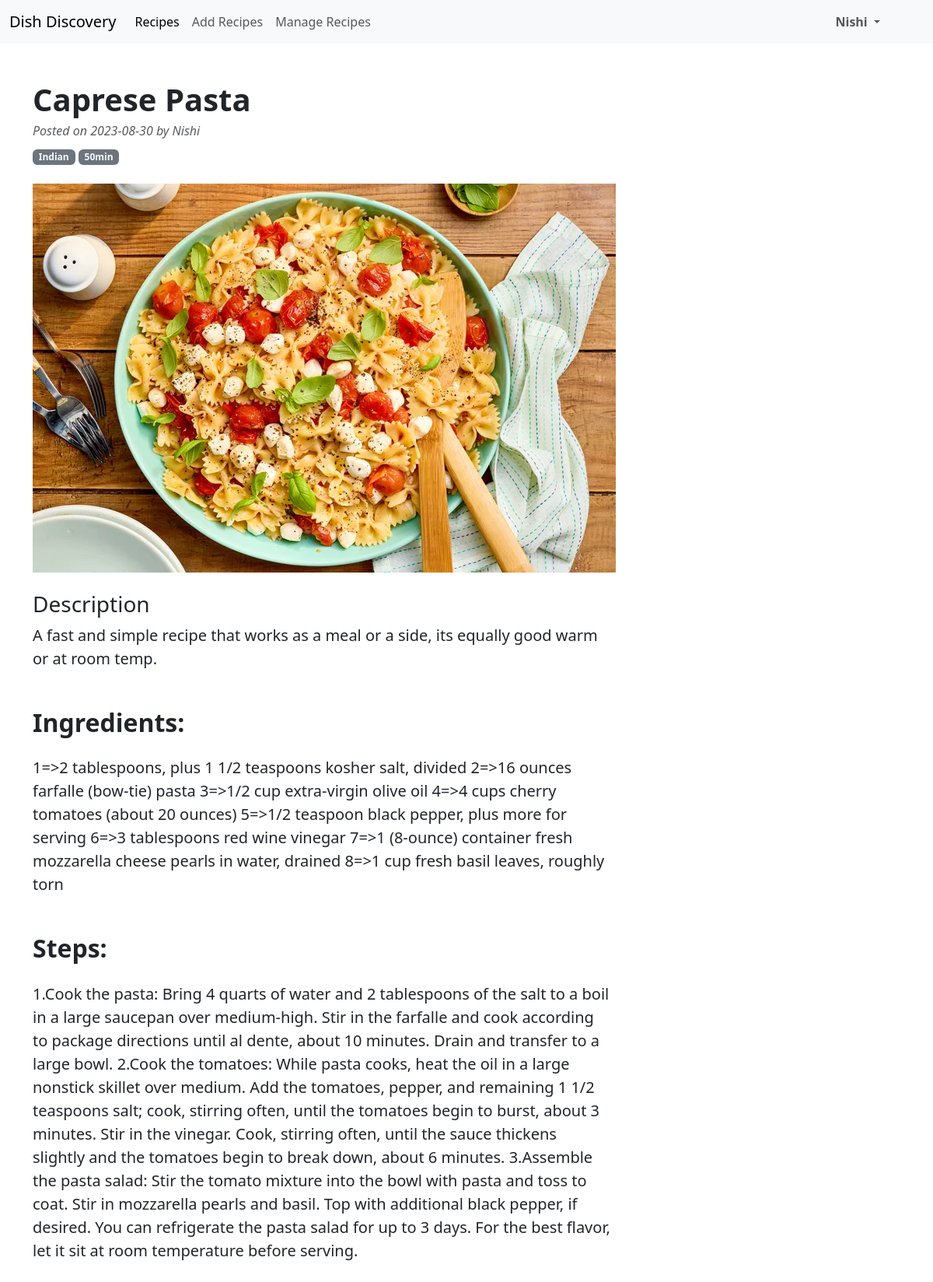
Page /chef_world/chef_recipe_details.php?recipeid=r1 (signed in) on the committed database.
### tables this page shows
CREATE TABLE `chef_table` (
  `chefid` varchar(30) NOT NULL,
  `fname` varchar(30) DEFAULT NULL,
  `lname` varchar(30) DEFAULT NULL,
  `email` varchar(30) DEFAULT NULL,
  `mobileno` varchar(30) DEFAULT NULL,
  `pic` varchar(100) DEFAULT NULL,
  `cuisinetype` varchar(40) DEFAULT NULL,
  `gender` varchar(30) DEFAULT NULL,
  `pass` varchar(30) DEFAULT NULL
);

CREATE TABLE `recipe_table` (
  `recipeid` varchar(30) NOT NULL,
  `chefid` varchar(30) DEFAULT NULL,
  `recipename` varchar(100) DEFAULT NULL,
  `preparationtime` varchar(50) DEFAULT NULL,
  `postdate` date DEFAULT NULL,
  `pic` varchar(50) DEFAULT NULL,
  `cuisinetype` varchar(40) DEFAULT NULL,
  `description` longtext DEFAULT NULL,
  `ingredients` longtext DEFAULT NULL,
  `steps` longtext DEFAULT NULL,
  `status` int(11) DEFAULT 0
);

### chef_world/chef_recipe_details.php (the view, shortened to what this page needs)
<!DOCTYPE html>
<html lang="en">
<head>
    <link href="https://cdn.jsdelivr.net/npm/bootstrap@5.3.1/dist/css/bootstrap.min.css" rel="stylesheet"
>
</head>
<body>
    <nav class="navbar navbar-expand-lg bg-light">
        <div class="container-fluid">
            <a class="navbar-brand" href="chef_home.php">Dish Discovery</a>
            <div class="collapse navbar-collapse" id="navbarSupportedContent">
                <ul class="navbar-nav me-auto mb-2 mb-lg-0">
                    <li class="nav-item">
                        <a class="nav-link active" aria-current="page" href="chef_home.php">Recipes</a>
                    </li>
                    <li class="nav-item">
                        <a class="nav-link" href="add_recipes.php">Add Recipes</a>
                    </li>
                    <li class="nav-item">
                        <a class="nav-link" href="manage-recipes.php">Manage Recipes</a>
                    </li>
                </ul>
                <div class="d-flex" role="search">
                    <ul class="navbar-nav me-5">
                        <li class="nav-item dropdown btn-outline-success ">
                            <a class="nav-link dropdown-toggle btn " href="#" role="button" data-bs-toggle="dropdown"
                                aria-expanded="false">
                                <?php
                                include("../connection.php");
                                $chefid=$_SESSION['user_id'];
                                $sql="select lname from chef_table where chefid='$chefid'";
                                 $r=mysqli_query($con,$sql);
                                $row=mysqli_fetch_assoc($r);
                                $lname=$row['lname'];
                                echo "<b>$lname</b>";
                                ?>
                            </a>
                        </li>
                    </ul>
                </div>
            </div>
        </div>
    </nav>
    <?php
include("../connection.php");
if (isset($_GET['recipeid'])) {
    $chefid=$_SESSION['user_id'];
    $recipeid = $_GET['recipeid'];
    $query = "SELECT * FROM recipe_table WHERE recipeid = '$recipeid'";
    $result = mysqli_query($con, $query);
    $query1 = "SELECT lname FROM chef_table WHERE chefid = '$chefid'";
    $result1 = mysqli_query($con, $query1);
    if (mysqli_num_rows($result) > 0) {
        $row = mysqli_fetch_assoc($result);
        $row1 = mysqli_fetch_assoc($result1);
        $recipename=$row['recipename'];
        $preparationtime=$row['preparationtime'];
        $postdate=$row['postdate'];
        $cuisinetype=$row['cuisinetype'];
        $ingredients=$row['ingredients'];
        $pic = $row['pic'];
        $description = $row['description'];
        $steps = $row['steps'];
        $chefname=$row1['lname'];
        echo "<div class='container mt-5'>";
        echo "    <div class='col-lg-8'>";
        echo "  <div class='row'>";
        echo "      <article>";
        echo "        <header class='mb-4'>";
        echo "          <h1 class='fw-bolder mb-1'>$recipename</h1>";
        echo "          <div class='text-muted fst-italic mb-2'>";
        echo "            Posted on $postdate  by $chefname";
        echo "          </div>";
        echo "          <a class='badge bg-secondary text-decoration-none link-light' href='#!'>$cuisinetype</a>";
        echo "          <a class='badge bg-secondary text-decoration-none link-light' href='#!'>$preparationtime</a>";
        echo "        </header>";
        echo "        <figure class='mb-4'>";
        echo "          <img src='../images/recipe_images/$pic'>";
        echo "        </figure>";
        echo "        <section class='mb-5'>";
        echo "          <h3>Description</h3>";
        echo "          <p class='fs-5 mb-4'>$description</p>";
        echo "          <h2 class='fw-bolder mb-4 mt-5'>Ingredients:</h2>";
        echo "          <p class='fs-5 mb-4'>$ingredients</p>";
        echo "          <h2 class='fw-bolder mb-4 mt-5'>Steps:</h2>";
        echo "          <p class='fs-5 mb-4'>$steps</p>";
        echo "        </section>";
        echo "      </article>";
        echo "    </div>";
        echo "  </div>";
        echo "</div>";
    } else {
        echo "Product not found.";
    }
} else {
    echo "Invalid product ID.";
}
?>
</body>
</html>

### rows in the picture
chef_table: lname "Nishi"
recipe_table: recipename "Caprese Pasta", postdate "2023-08-30", cuisinetype "Indian", preparationtime "50min", pic (picture), description "A fast and simple recipe that works as a meal or a side, its equally good warm or at room temp.", ingredients "1=>2 tablespoons, plus 1 1/2 teaspoons kosher salt, divided 2=>16 ounces farfalle (bow-tie) pasta 3=>1/2 cup extra-virgin olive oil 4=>4 cups cherry tomatoes (about 20 ounces) 5=>1/2 teaspoon black pepper, plus more for serving 6=>3 tablespoons red wine vinegar 7=>1 (8-ounce) container fresh mozzarella cheese pearls in water, drained 8=>1 cup fresh basil leaves, roughly torn", steps "1.Cook the pasta: Bring 4 quarts of water and 2 tablespoons of the salt to a boil in a large saucepan over medium-high. Stir in the farfalle and cook according to package directions until al dente, about 10 minutes. Drain and transfer to a large bowl. 2.Cook the tomatoes: While pasta cooks, heat the oil in a large nonstick skillet over medium. Add the tomatoes, pepper, and remaining 1 1/2 teaspoons salt; cook, stirring often, until the tomatoes begin to burst, about 3 minutes. Stir in the vinegar. Cook, stirring often, until the sauce thickens slightly and the tomatoes begin to break down, about 6 minutes. 3.Assemble the pasta salad: Stir the tomato mixture into the bowl with pasta and toss…"
